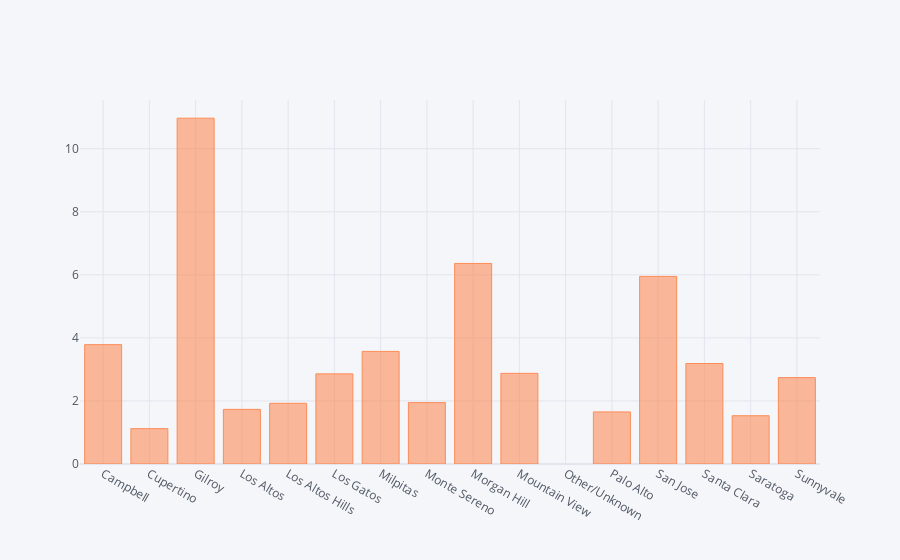

This figure's notebook cell:
### Code cell
cov.iplot(kind='bar',x='City',y='Percentage',colorscale='rdylbu')

### Figure 1 — Plotly figure (JSON) as saved in the notebook; plotly's stock layout.template omitted (floating-point values rounded to 4 significant figures)
{"data": [{"marker": {"color": "rgba(252, 141, 89, 0.6)", "line": {"color": "rgba(252, 141, 89, 1.0)", "width": 1}}, "name": "Percentage", "orientation": "v", "text": "", "type": "bar", "x": ["Campbell", "Cupertino", "Gilroy", "Los Altos", "Los Altos Hills", "Los Gatos", "Milpitas", "Monte Sereno", "Morgan Hill", "Mountain View", "Other/Unknown", "Palo Alto", "San Jose", "Santa Clara", "Saratoga", "Sunnyvale"], "y": [3.786, 1.122, 10.97, 1.733, 1.926, 2.859, 3.571, 1.947, 6.361, 2.876, null, 1.652, 5.95, 3.188, 1.531, 2.74]}], "layout": {"legend": {"bgcolor": "#F5F6F9", "font": {"color": "#4D5663"}}, "paper_bgcolor": "#F5F6F9", "plot_bgcolor": "#F5F6F9", "title": {"font": {"color": "#4D5663"}}, "xaxis": {"gridcolor": "#E1E5ED", "showgrid": true, "tickfont": {"color": "#4D5663"}, "title": {"font": {"color": "#4D5663"}, "text": ""}, "zerolinecolor": "#E1E5ED"}, "yaxis": {"gridcolor": "#E1E5ED", "showgrid": true, "tickfont": {"color": "#4D5663"}, "title": {"font": {"color": "#4D5663"}, "text": ""}, "zerolinecolor": "#E1E5ED"}}}
